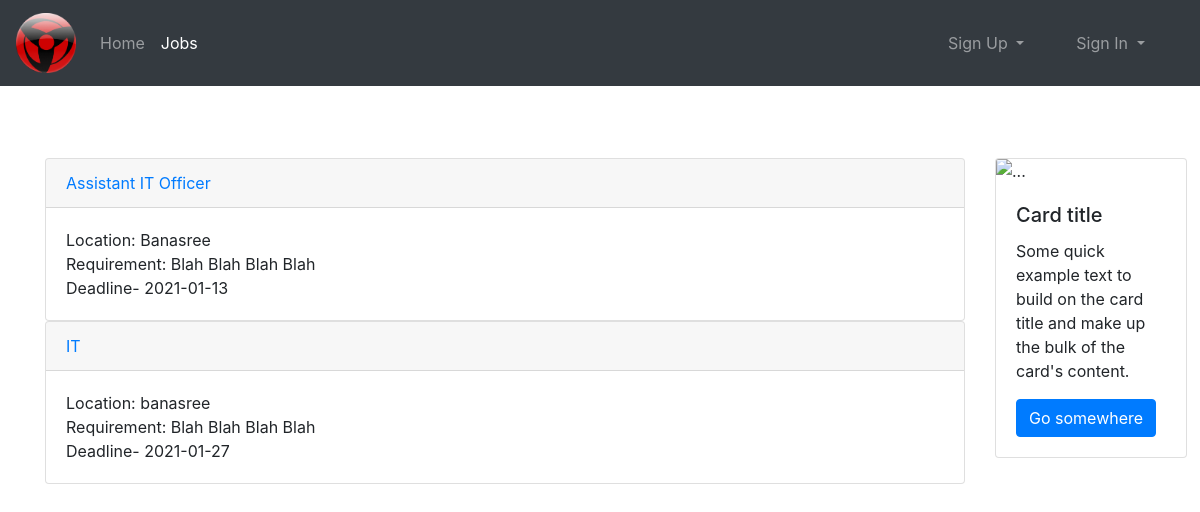
Page /cat/it.php on the committed database.
### tables this page shows
CREATE TABLE `job` (
  `job_id` int(255) NOT NULL,
  `job_title` varchar(40) NOT NULL,
  `job_description` varchar(100) NOT NULL,
  `job_requirement` varchar(100) NOT NULL,
  `job_deadline` date NOT NULL,
  `catagory` varchar(20) NOT NULL,
  `state` varchar(20) NOT NULL,
  `cmp_name` varchar(20) NOT NULL,
  `cmp_type` varchar(20) NOT NULL,
  `job_location` varchar(100) NOT NULL,
  `salary` varchar(20) NOT NULL,
  `vacancy` varchar(20) NOT NULL,
  `employee_emp_email` varchar(100) NOT NULL
);

### cat/it.php (the view, shortened to what this page needs)
<?php
include "../db_con.php";
?>
<!DOCTYPE html>
<html>
<head>
    <link rel="stylesheet" href="../design/bootstrap.min.css">
</head>
<body>
    <nav class="navbar navbar-expand-lg navbar-dark bg-dark">
        <a class="navbar-brand" href="#"><img src="../pic/look-1.png" alt="logo" width="60" height="60"></a>
        <div class="collapse navbar-collapse" id="navbarSupportedContent">
            <ul class="navbar-nav mr-auto">
                <li class="nav-item">
                    <a class="nav-link" href="../home.php">Home <span class="sr-only">(current)</span></a>
                </li>
                <li class="nav-item active">
                    <a class="nav-link" href="#">Jobs</a>
                </li>
            </ul>
            <ul class="navbar-nav justify-content-end">
                <li class="nav-item dropdown">
                    <a class="nav-link dropdown-toggle" href="#" id="navbarDropdown" role="button" data-toggle="dropdown"
                        aria-haspopup="true" aria-expanded="false">
                        Sign Up
                    </a>
                </li>
                <li class="nav-item dropdown">
                    <a class="nav-link dropdown-toggle" href="#" id="navbarDropdown-job" role="button" data-toggle="dropdown"
                        aria-haspopup="true" aria-expanded="false">
                        &nbsp; &nbsp; &nbsp; &nbsp; Sign In
                    </a>
                </li>
                <li>&nbsp; &nbsp; &nbsp; &nbsp;</li>
            </ul>
        </div>
    </nav>
    <br> <br> <br>
    <div class="container">
        <div class="row">
            <div class="col-md-10 block">
            <?php
                $sql= "select * from job where catagory= 'it' ";
                $isql= $con->query($sql);
                if($isql->num_rows>0){
                    while($row = $isql->fetch_assoc()) {
                    ?>
                        <div class="card">
                            <div class="card-header">
                                <?php $job_id = $row["job_id"]; ?>
                                <a href="../before-signup/job-view.php?var=<?php echo $job_id;?>"> <?php echo $row["job_title"] ?> </a>
                            </div>
                            <div class="card-body">
                                <?php echo "Location: ".$row["job_location"] ?> <br>
                                <?php echo "Requirement: ".$row["job_requirement"] ?> <br>
                                <?php echo "Deadline- ".$row["job_deadline"] ?> <br>
                            </div>
                        </div>
                    <?php
                    }
                }
            ?>
            </div>
            <div class="col-md-2">
                <div class="card" style="width: 12rem;">
                    <img src="..." class="card-img-top" alt="...">
                    <div class="card-body">
                        <h5 class="card-title">Card title</h5>
                        <p class="card-text">Some quick example text to build on the card title and make up the bulk of the card's content.</p>
                        <a href="#" class="btn btn-primary">Go somewhere</a>
                    </div>
                </div>
            </div>
        </div>
    </div>
</body>
</html>

### rows in the picture
job: job_title "Assistant IT Officer", job_location "Banasree", job_requirement "Blah Blah Blah Blah", job_deadline "2021-01-13"
job: job_title "IT", job_location "banasree", job_requirement "Blah Blah Blah Blah", job_deadline "2021-01-27"
